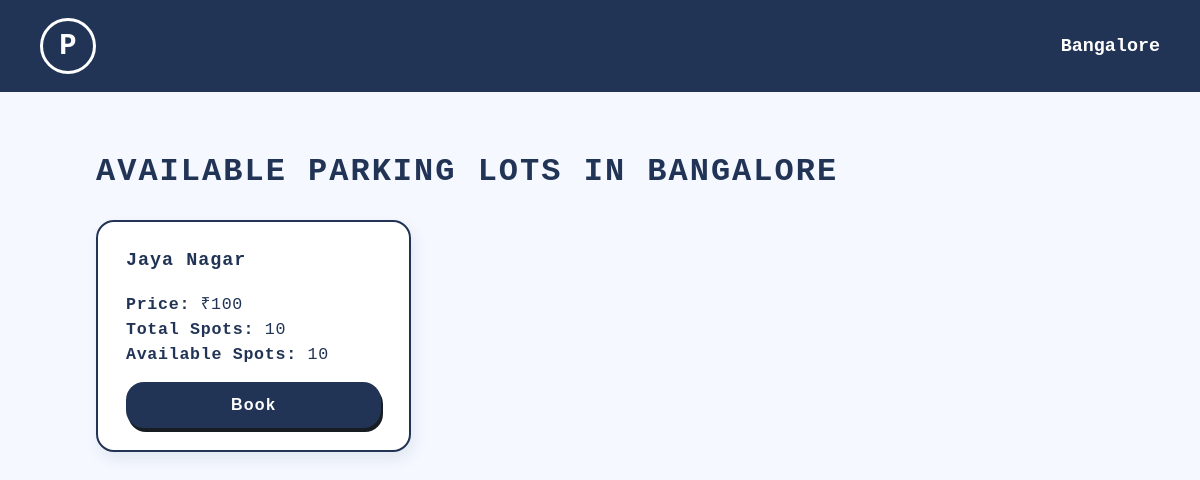
Screenshot of /user/book/location/Bangalore (signed in) with the database file from the repository.
### backend/models.py (models this page shows)
class ParkingLot(db.Model):
    __tablename__ = "ParkingLot"
    id = db.Column(db.Integer, primary_key = True, autoincrement = True)
    location = db.Column(db.String, nullable = False)
    address = db.Column(db.String, nullable = False)
    price = db.Column(db.Integer, nullable = False)
    no_of_spots = db.Column(db.Integer, nullable = False)

### backend/routes.py (the view)
@routes_bp.route('/user/book/location/<location>')
@login_required
def spot_booking_location(location):
    lots = ParkingLot.query.filter_by(location=location).all()
    for lot in lots:
        lot.spots_available = ParkingSpot.query.filter_by(lot_id=lot.id, status="Available").count()
    vehicles = Vehicle.query.filter_by(user_id=current_user.id).all()
    return render_template(
        'user/spot_booking_location.html',
        location=location,
        parking_lots=lots,
        vehicles=vehicles,
    )

### templates/user/spot_booking_location.html (shortened to what this page needs)
<!DOCTYPE html>
<html lang="en">
<head>
</head>
<body>
  <div class="navbar">
    <div class="logo-circle" style="cursor: default;">P</div>
    <div style="font-size:1.15rem;font-weight:bold;">{{ location }}</div>
  </div>
  <div class="main">
    <h1>Available Parking Lots in {{ location }}</h1>
    <div class="cards-container">
      {% for lot in parking_lots %}
        <div class="card">
          <div class="card-title">{{ lot.address }}</div>
          <div class="card-info"><strong>Price:</strong> ₹{{ lot.price }}</div>
          <div class="card-info"><strong>Total Spots:</strong> {{ lot.no_of_spots }}</div>
          <div class="card-info"><strong>Available Spots:</strong> {{ lot.spots_available }}</div>
          <button class="book-btn" onclick="openBookingModal('{{ lot.id }}', '{{ lot.address|e }}', '{{ lot.price }}')">Book</button>
        </div>
      {% else %}
        <div class="no-lots-msg">No parking lots available in this location.</div>
      {% endfor %}
    </div>
  </div>
</body>
</html>

### templates/user/spot_booking_location.html (style rules this page uses)
body { background: #f5f8ff; color: #223456; font-family: 'Courier New', Courier, monospace; margin: 0; padding: 0; min-height: 100vh; }
.navbar { width: 100%; background: #223456; color: #fff; display: flex; align-items: center; justify-content: space-between; padding: 18px 40px; box-sizing: border-box; }
.logo-circle { width: 50px; height: 50px; border-radius: 50%; border: 3px solid #fff; color: #fff; display: flex; align-items: center; justify-content: center; font-size: 1.8rem; font-weight: bold; background: transparent; cursor: default; }
.main { padding: 40px 8vw 0 8vw; max-width: 1300px; margin: auto; }
h1 { font-size: 2rem; font-weight: bold; letter-spacing: 2px; text-transform: uppercase; margin-bottom: 30px; text-align: left; }
.cards-container { display: flex; flex-wrap: wrap; gap: 32px; justify-content: flex-start; margin-bottom: 60px; }
.card { background: #fff; border-radius: 18px; border: 2.5px solid #223456; box-shadow: 3px 7px 15px rgba(34,52,86,0.09); padding: 28px 28px 22px 28px; width: 315px; min-width: 240px; box-sizing: border-box; display: flex; flex-direction: column; align-items: flex-start; justify-content: flex-start; position: relative; transition: box-shadow 0.18s, transform 0.13s; }
.card-title { font-size: 1.15rem; font-weight: bold; margin-bottom: 14px; letter-spacing: 1px; color: #223456; }
.card-info { font-size: 1.04rem; margin: 6px 0 0 0; color: #223456; letter-spacing: 0.7px; }
.book-btn { margin-top: 18px; background: #223456; color: #fff; padding: 14px 32px; border: none; border-radius: 18px; font-weight: bold; font-size: 1rem; letter-spacing: 1.3px; box-shadow: 2px 4px 0 #171d22; cursor: pointer; transition: background 0.17s; align-self: stretch; }

### rows the page displays
ParkingLot: location "Bangalore", location "BANGALORE", address "Jaya Nagar", price "100", no_of_spots "10", spots_available "10"
